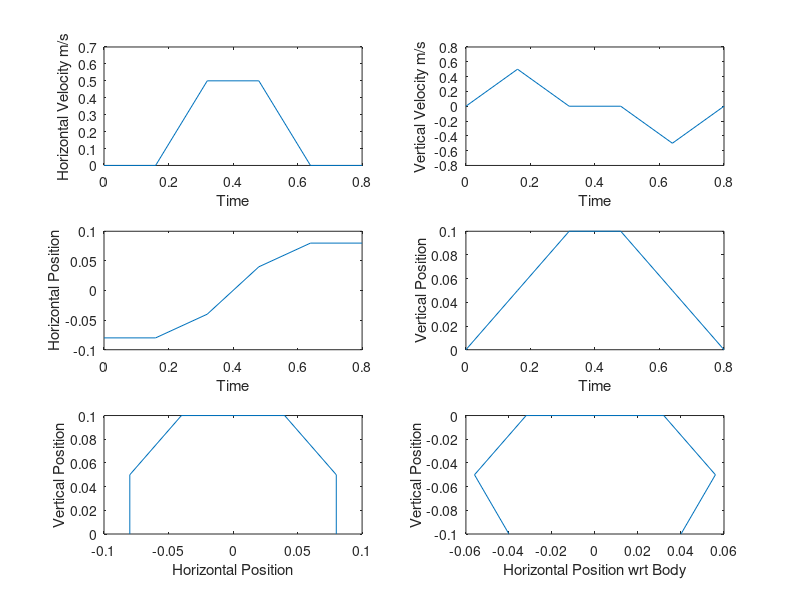

The MATLAB source for this figure:
% Chan
function Chan_HW4()
l1=.030;
l2=.050;
l3=.10;
b = 0.5;
bodyVel = 0.1;
h=.1; %(m) height of the robot.
D=l1+l2; %(m) Distance between the foot tip and hip joint from top view
R=.220; % distance of foot tip to COG or center of rotation
u=(b/(1-b))*bodyVel; % average swing velocity of the leg wrt the body
u=bodyVel/(1-b); % average swing velocity of the leg wrt the ground
a=pi/6; % Crab Angle
L=.16; % Stride Length which is the amount of COG displacement in one cycle time.
T= L/bodyVel; % Cycle Period
Tt=(1-b)*T;

%% Gait Planner
% This code has been adapted from the example code given by Professor
% Agheli

% segment into partitions 6 equal timesteps according to example
time = linspace(0,Tt,6);

xdotmaxf_g=2*(time(6)-time(1))*u/((time(5)-time(2))+(time(4)-time(3)));

for i = 1:6
xPositions(i,:) = [-L/2;-L/2;-L/4;L/4;L/2;L/2];
zPositions(i,:) = [0;h/2;h;h;h/2;0];
end

xdot = [0;0;xdotmaxf_g;xdotmaxf_g;0;0];
zdot = [0;xdotmaxf_g;0;0;-xdotmaxf_g;0];
alphaH=[-30*pi/180, 30*pi/180, -90*pi/180, 90*pi/180, -150*pi/180, 150*pi/180];


% % xPositions_g = xPositions + L/2;
xb_g(1,1)=-((1-b)/2)*L-D*cos(alphaH(1)); % frame b is a frame attached to the hip joint whose
xb_g(2,1)=-((1-b)/2)*L-D*cos(alphaH(2));
xb_g(3,1)=-((1-b)/2)*L;
xb_g(4,1)=-((1-b)/2)*L;
xb_g(5,1)=-((1-b)/2)*L-D*cos(alphaH(5));
xb_g(6,1)=-((1-b)/2)*L-D*cos(alphaH(6));

% x axis is parallel to the x axis of frame g (Gi).
zb_g(1,1)=h;
zb_g(2,1)=h;
zb_g(3,1)=h;
zb_g(4,1)=h;
zb_g(5,1)=h;
zb_g(6,1)=h;

dt=Tt/5;
xdotb_g=bodyVel;
zdotb_g=0;

for i=1:6
    for t=1:5 % 5 is becaus of time dividing to 5 equal extents.
        xb_g(i,t+1)=xb_g(i,t)+xdotb_g*dt;
        zb_g(i,t+1)=zb_g(i,t)+zdotb_g*dt;
    end
    for t=1:6
        xf_b(i,t)=xPositions(i,t)-xb_g(i,t);
        zf_b(i,t)=zPositions(i,t)-zb_g(i,t);
    end
end
% ****xf_b(t) and zf_b(t) ARE THE SAME FOR ALL LEGS i=1,2,...,6. But yf_b
% differs as follow. For each leg, yf_b is the same for all t. 
yf_b=[D*sin(30*pi/180), -D*sin(30*pi/180), D,  -D,  D*sin(30*pi/180),  -D*sin(30*pi/180)];

for i=1:6 % this is becaus of 6 legs
    for j=1:6 % this is because we have divided out T to 6 dt.
              %xf_H(i,j)=RH_b*xf_b(i,j);
    
        xf_H(i,j)=[cos(alphaH(i)),-sin(alphaH(i)),0]*[xf_b(i,j);yf_b(i);zf_b(i,j)];
        yf_H(i,j)=[sin(alphaH(i)),cos(alphaH(i)),0]*[xf_b(i,j);yf_b(i);zf_b(i,j)];
        zf_H(i,j)=zf_b(i,j);
    end
end
makePosnVelPlot(time,xdot,zdot,xPositions,zPositions,xf_b,zf_b)

%% IK
for i=1:6 % for all 6 legs
    for j=1:6 % time discrete
        Alpha(i,j)=(atan(yf_H(i,j)/xf_H(i,j)));
        l(i,j)=sqrt(yf_H(i,j)^2+xf_H(i,j)^2);
        d(i,j)=sqrt(zf_H(i,j)^2+(l(i,j)-l1)^2);
        Beta(i,j)=acos((l2^2+d(i,j)^2-l3^2)/(2*l2*d(i,j)))-atan(abs(zf_H(i,j))/(l(i,j)-l1));
        Gamma(i,j)=pi-(acos((l2^2+l3^2-d(i,j)^2)/(2*l2*l3)));
%         Beta(i,j)=Beta(i,j)*180/pi;
%         Gamma(i,j)=pi-Gamma(i,j);
    end
end
A=Alpha*180/pi
B=Beta*180/pi
G=Gamma*180/pi

%% 
ydotf_b=0;
for t=1:6
    xdotf_b(t)=xdot(t)-xdotb_g;
    zdotf_b(t)=zdot(t)-zdotb_g;
end
for i=1:6
    for j=1:6
        xdotf_H(i,j)=[cos(alphaH(i)),-sin(alphaH(i)),0]*[xdotf_b(j);ydotf_b;zdotf_b(j)];
        ydotf_H(i,j)=[sin(alphaH(i)),cos(alphaH(i)),0]*[xdotf_b(j);ydotf_b;zdotf_b(j)];
        zdotf_H(i,j)=zdotf_b(j);
    end
end
for j=1:6 % time
    for i=1:6 % leg numnber
        theta1=Alpha(i,j);
        theta2=Beta(i,j);
        theta3=Gamma(i,j);
        J(1,1)=-(-sin(theta1)*sin(theta2)*cos(theta3)-sin(theta1)*cos(theta2)*sin(theta3))*l3-sin(theta1)*l2*cos(theta2)-l1*sin(theta1);
        J(1,2)=-(-cos(theta1)*sin(theta2)*sin(theta3)+cos(theta1)*cos(theta2)*cos(theta3))*l3-cos(theta1)*l2*sin(theta2);
        J(1,3)=(cos(theta1)*sin(theta2)*sin(theta3)-cos(theta1)*cos(theta2)*cos(theta3))*l3;
        J(2,1)=-(cos(theta1)*cos(theta2)*sin(theta3)+cos(theta1)*sin(theta2)*cos(theta3))*l3+cos(theta1)*l2*cos(theta2)+l1*cos(theta1);
        J(2,2)=-(-sin(theta1)*sin(theta2)*sin(theta3)+sin(theta1)*cos(theta2)*cos(theta3))*l3-sin(theta1)*l2*sin(theta2);
        J(2,3)=-(-sin(theta1)*sin(theta2)*sin(theta3)+sin(theta1)*cos(theta2)*cos(theta3))*l3;
        J(3,1)=0;
        J(3,2)=-(-cos(theta2)*sin(theta3)-sin(theta2)*cos(theta3))*l3-l2*cos(theta2);
        J(3,3)=-(-cos(theta2)*sin(theta3)-sin(theta2)*cos(theta3))*l3;
        Thetadot(i,j,:)=inv(J)*[xdotf_H(i,j);ydotf_H(i,j);zdotf_H(i,j)];
    end
end

Thetadot
end



function makePosnVelPlot(t,xdoteval,zdoteval,xeval,zeval,xbody,zbody)
%% Plotting
figure('units','normalized','outerposition',[0 0 1 1])
hold on
subplot(3,2,1)
plot(t,xdoteval)
ylabel('Horizontal Velocity m/s')
xlabel('Time')
subplot(3,2,2)
plot(t,zdoteval)
ylabel('Vertical Velocity m/s')
xlabel('Time')
subplot(3,2,3)
plot(t,xeval(4,:))
ylabel('Horizontal Position')
xlabel('Time')
subplot(3,2,4)
plot(t,zeval(4,:))
ylabel('Vertical Position')
xlabel('Time')
subplot(3,2,5)
plot(xeval(4,:),zeval(4,:))
ylabel('Vertical Position')
xlabel('Horizontal Position')
subplot(3,2,6)
plot(xbody(4,:),zbody(4,:))
ylabel('Vertical Position')
xlabel('Horizontal Position wrt Body')
hold off;
end

